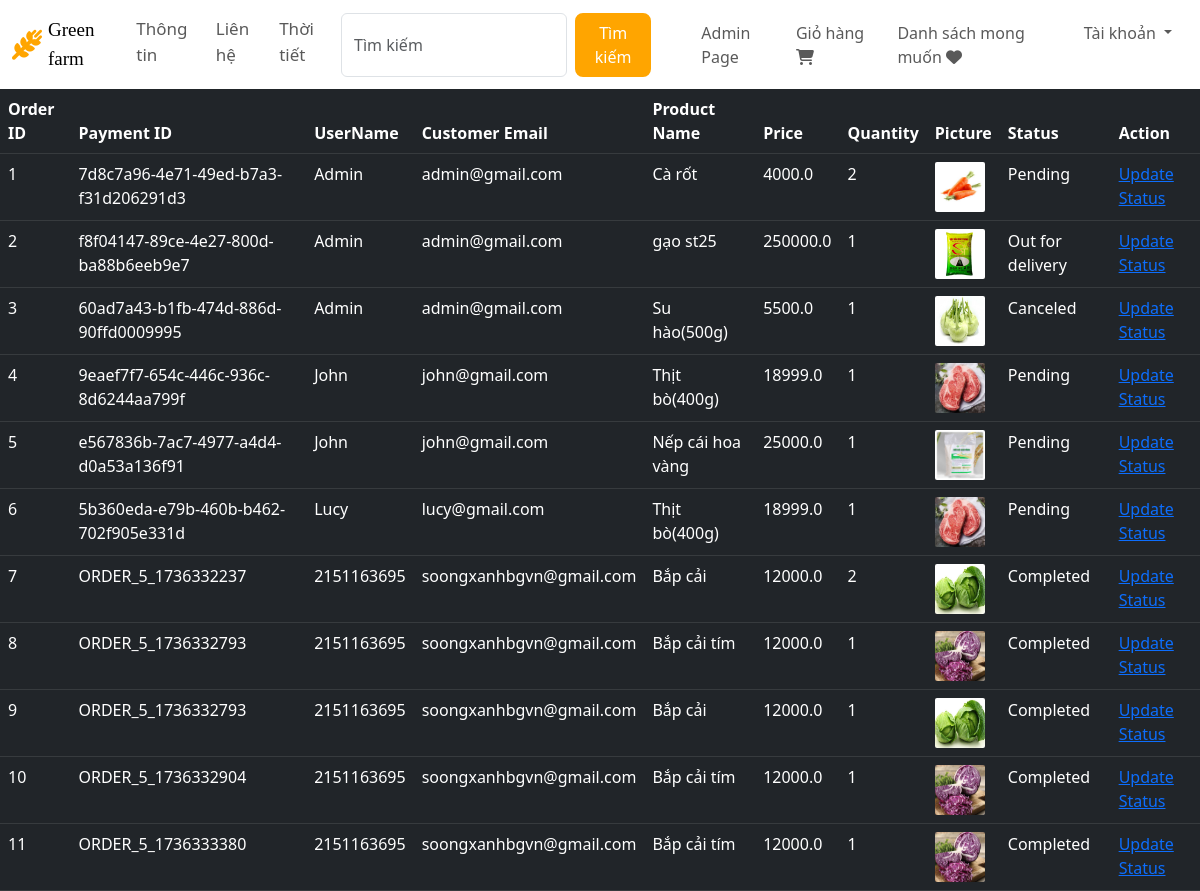
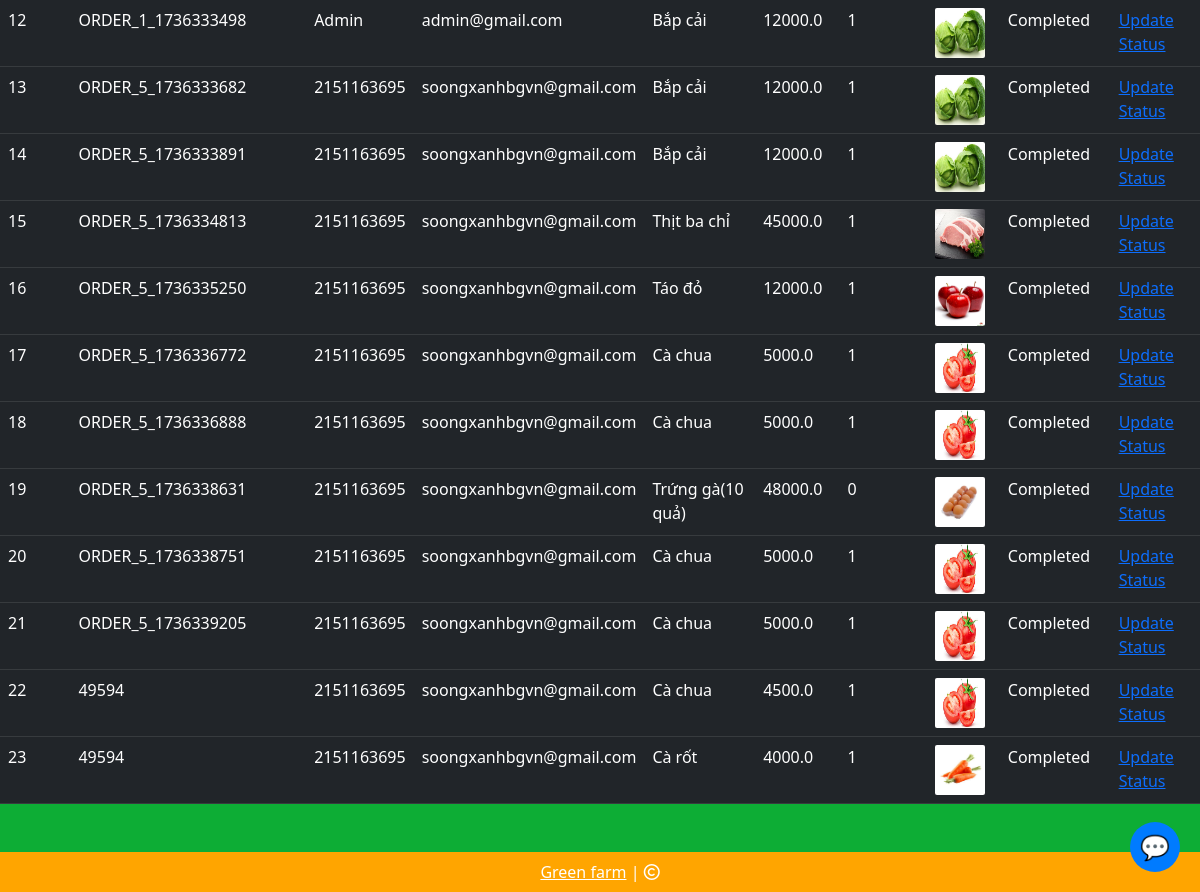
The page /view-orders (signed in) on the database its author committed (2 pictures, top to bottom).
### website/models.py (models this page shows, shortened)
class Order(db.Model):
    id = db.Column(db.Integer, primary_key=True)
    quantity = db.Column(db.Integer, nullable=False)
    price = db.Column(db.Float, nullable=False)
    status = db.Column(db.String(100), nullable=False)
    payment_id = db.Column(db.String(1000), nullable=False)
    customer_link = db.Column(db.Integer, db.ForeignKey('customer.id'), nullable=False)
    product_link = db.Column(db.Integer, db.ForeignKey('product.id'), nullable=False)

class Customer(db.Model, UserMixin):
    id = db.Column(db.Integer, primary_key=True)
    email = db.Column(db.String(100), unique=True)
    username = db.Column(db.String(100))
    password_hash = db.Column(db.String(150))
    date_joined = db.Column(db.DateTime(), default=datetime.utcnow)
    cart_items = db.relationship('Cart', backref=db.backref('customer', lazy=True))
    orders = db.relationship('Order', backref=db.backref('customer', lazy=True))
    @property
    def password(self):
        raise AttributeError('Password is not a readable Attribute')

class Product(db.Model):
    id = db.Column(db.Integer, primary_key=True)
    product_name = db.Column(db.String(100), nullable=False)
    current_price = db.Column(db.Float, nullable=False)
    previous_price = db.Column(db.Float, nullable=False)
    in_stock = db.Column(db.Integer, nullable=False)
    product_picture = db.Column(db.String(1000), nullable=False)
    flash_sale = db.Column(db.Boolean, default=False)
    date_added = db.Column(db.DateTime, default=datetime.utcnow)
    carts = db.relationship('Cart', backref=db.backref('product', lazy=True))
    orders = db.relationship('Order', backref=db.backref('product', lazy=True))

### website/admin.py (the view)
@admin.route('/view-orders')
@login_required
def order_view():
    if current_user.id == 1:
        orders = Order.query.all()
        return render_template('view_orders.html', orders=orders)
    return render_template('404.html')

### website/templates/view_orders.html (shortened to what this page needs)
{% extends 'base.html' %}
{% block body %}
<table class="table table-dark table-hover">
    <thead>
        <tr>
            <th scope="col">Order ID</th>
            <th scope="col">Payment ID</th>
            <th scope="col">UserName</th>
            <th scope="col">Customer Email</th>
            <th scope="col">Product Name</th>
            <th scope="col">Price</th>
            <th scope="col">Quantity</th>
            <th scope="col">Picture</th>
            <th scope="col">Status</th>
            <th scope="col">Action</th>
        </tr>
    </thead>
    <tbody>
        {% for order in orders %}
        <tr>
            <td>{{ order.id }}</td>
            <td>{{ order.payment_id }}</td>
            <td>{{ order.customer.username }}</td>
            <td>{{ order.customer.email }}</td>
            <td>{{ order.product.product_name }}</td>
            <td>{{ order.price }}</td>
            <td>{{ order.quantity }}</td>
            <td><img src="{{ order.product.product_picture }}" alt="" style="height: 50px; width: 50px; border-radius: 2px;"></td>
            <td>{{ order.status}}</td>
            <td>
                <a href="/update-order/{{ order.id }}">Update Status</a>
            </td>
        </tr>
        {% endfor %}
    </tbody>
</table>
{% endblock %}

### rows shown on the page
Order: id "1", payment_id "7d8c7a96-4e71-49ed-b7a3-f31d206291d3", customer.username "Admin", customer.email "admin@gmail.com", product.product_name "Cà rốt", price "4000.0", quantity "2", product.product_picture (picture), status "Pending"
Order: id "2", payment_id "f8f04147-89ce-4e27-800d-ba88b6eeb9e7", customer.username "Admin", customer.email "admin@gmail.com", product.product_name "gạo st25", price "250000.0", quantity "1", product.product_picture (picture), status "Out for delivery"
Order: id "3", payment_id "60ad7a43-b1fb-474d-886d-90ffd0009995", customer.username "Admin", customer.email "admin@gmail.com", product.product_name "Su hào(500g)", price "5500.0", quantity "1", product.product_picture (picture), status "Canceled"
Order: id "4", payment_id "9eaef7f7-654c-446c-936c-8d6244aa799f", customer.username "John", customer.email "john@gmail.com", product.product_name "Thịt bò(400g)", price "18999.0", quantity "1", product.product_picture (picture), status "Pending"
Order: id "5", payment_id "e567836b-7ac7-4977-a4d4-d0a53a136f91", customer.username "John", customer.email "john@gmail.com", product.product_name "Nếp cái hoa vàng", price "25000.0", quantity "1", product.product_picture (picture), status "Pending"
Order: id "6", payment_id "5b360eda-e79b-460b-b462-702f905e331d", customer.username "Lucy", customer.email "lucy@gmail.com", product.product_name "Thịt bò(400g)", price "18999.0", quantity "1", product.product_picture (picture), status "Pending"
Order: id "7", payment_id "ORDER_5_1736332237", customer.username "2151163695", customer.email "soongxanhbgvn@gmail.com", product.product_name "Bắp cải", price "12000.0", quantity "2", product.product_picture (picture), status "Completed"
Order: id "8", payment_id "ORDER_5_1736332793", customer.username "2151163695", customer.email "soongxanhbgvn@gmail.com", product.product_name "Bắp cải tím", price "12000.0", quantity "1", product.product_picture (picture), status "Completed"
Order: id "9", payment_id "ORDER_5_1736332793", customer.username "2151163695", customer.email "soongxanhbgvn@gmail.com", product.product_name "Bắp cải", price "12000.0", quantity "1", product.product_picture (picture), status "Completed"
Order: id "10", payment_id "ORDER_5_1736332904", customer.username "2151163695", customer.email "soongxanhbgvn@gmail.com", product.product_name "Bắp cải tím", price "12000.0", quantity "1", product.product_picture (picture), status "Completed"
Order: id "11", payment_id "ORDER_5_1736333380", customer.username "2151163695", customer.email "soongxanhbgvn@gmail.com", product.product_name "Bắp cải tím", price "12000.0", quantity "1", product.product_picture (picture), status "Completed"
Order: id "12", payment_id "ORDER_1_1736333498", customer.username "Admin", customer.email "admin@gmail.com", product.product_name "Bắp cải", price "12000.0", quantity "1", product.product_picture (picture), status "Completed"
Order: id "13", payment_id "ORDER_5_1736333682", customer.username "2151163695", customer.email "soongxanhbgvn@gmail.com", product.product_name "Bắp cải", price "12000.0", quantity "1", product.product_picture (picture), status "Completed"
Order: id "14", payment_id "ORDER_5_1736333891", customer.username "2151163695", customer.email "soongxanhbgvn@gmail.com", product.product_name "Bắp cải", price "12000.0", quantity "1", product.product_picture (picture), status "Completed"
Order: id "15", payment_id "ORDER_5_1736334813", customer.username "2151163695", customer.email "soongxanhbgvn@gmail.com", product.product_name "Thịt ba chỉ", price "45000.0", quantity "1", product.product_picture (picture), status "Completed"
Order: id "16", payment_id "ORDER_5_1736335250", customer.username "2151163695", customer.email "soongxanhbgvn@gmail.com", product.product_name "Táo đỏ", price "12000.0", quantity "1", product.product_picture (picture), status "Completed"
Order: id "17", payment_id "ORDER_5_1736336772", customer.username "2151163695", customer.email "soongxanhbgvn@gmail.com", product.product_name "Cà chua", price "5000.0", quantity "1", product.product_picture (picture), status "Completed"
Order: id "18", payment_id "ORDER_5_1736336888", customer.username "2151163695", customer.email "soongxanhbgvn@gmail.com", product.product_name "Cà chua", price "5000.0", quantity "1", product.product_picture (picture), status "Completed"
Order: id "19", payment_id "ORDER_5_1736338631", customer.username "2151163695", customer.email "soongxanhbgvn@gmail.com", product.product_name "Trứng gà(10 quả)", price "48000.0", quantity "0", product.product_picture (picture), status "Completed"
Order: id "20", payment_id "ORDER_5_1736338751", customer.username "2151163695", customer.email "soongxanhbgvn@gmail.com", product.product_name "Cà chua", price "5000.0", quantity "1", product.product_picture (picture), status "Completed"
Order: id "21", payment_id "ORDER_5_1736339205", customer.username "2151163695", customer.email "soongxanhbgvn@gmail.com", product.product_name "Cà chua", price "5000.0", quantity "1", product.product_picture (picture), status "Completed"
Order: id "22", payment_id "49594", customer.username "2151163695", customer.email "soongxanhbgvn@gmail.com", product.product_name "Cà chua", price "4500.0", quantity "1", product.product_picture (picture), status "Completed"
Order: id "23", payment_id "49594", customer.username "2151163695", customer.email "soongxanhbgvn@gmail.com", product.product_name "Cà rốt", price "4000.0", quantity "1", product.product_picture (picture), status "Completed"
